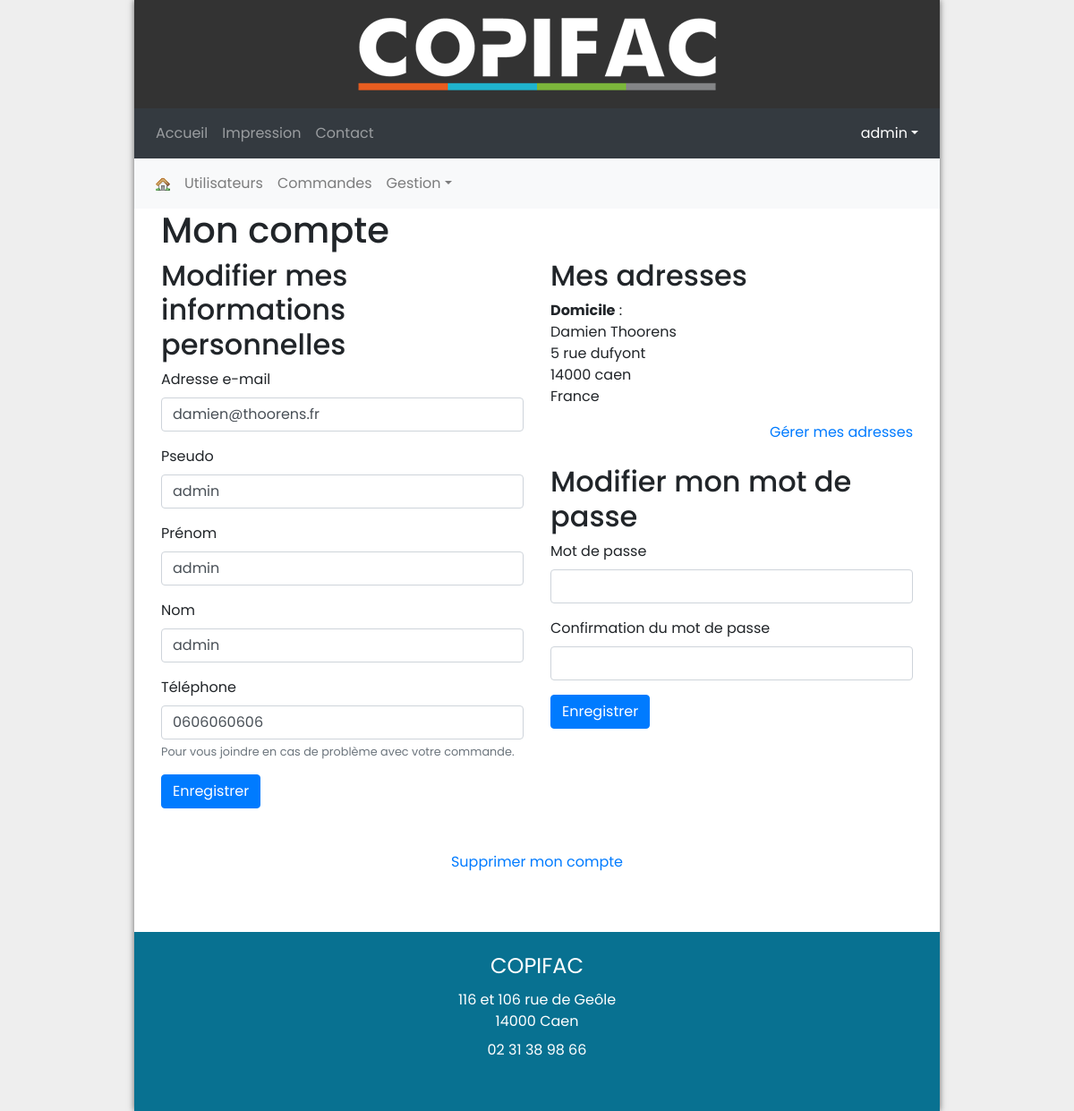
Screenshot of /index.php?action=account (signed in) with the database file from the repository.
### tables this page shows
CREATE TABLE `address` (
  `id_address` smallint(5) UNSIGNED NOT NULL,
  `id_user` smallint(5) UNSIGNED NOT NULL,
  `addr_label` varchar(150) NOT NULL DEFAULT '',
  `addr_name` varchar(250) NOT NULL DEFAULT '',
  `address` varchar(255) NOT NULL DEFAULT '',
  `address2` varchar(255) NOT NULL DEFAULT '',
  `zip_code` varchar(10) NOT NULL DEFAULT '',
  `city` varchar(50) NOT NULL DEFAULT '',
  `id_country` tinyint(3) UNSIGNED NOT NULL
);

CREATE TABLE `country` (
  `id_country` tinyint(3) UNSIGNED NOT NULL,
  `name` varchar(50) NOT NULL DEFAULT '',
  `code` char(2) NOT NULL DEFAULT ''
);

### controllers/accountController.php (called while the page is built, shortened)
<?php
require_once _ROOT_DIR_ . '/models/dao/DbConnection.class.php';
function getUserAddresses() {
	$stmt = DbConnection::getConnection('administrateur')->prepare('
		SELECT a.*, c.name AS country_name
		FROM address AS a
		LEFT JOIN country AS c
		ON a.id_country = c.id_country
		WHERE a.id_user = :id
	');
	$stmt->bindParam(':id', $_SESSION['user']['id_user'], PDO::PARAM_INT);
	$stmt->execute();
	$result = $stmt->fetchAll(PDO::FETCH_ASSOC);
	return $result;
}
$firstname = $_SESSION['user']['first_name'];
$lastname = $_SESSION['user']['last_name'];
$email = $_SESSION['user']['email'];
$phone = $_SESSION['user']['phone'];
$pseudo = $_SESSION['user']['pseudo'];
$password = '';

### models/dao/DbConnection.class.php (called while the page is built)
<?php
class DbConnection
{
    private static $connection;
    private static function connect(string $user_type)
    {
        $tParam = parse_ini_file($_SERVER['DOCUMENT_ROOT'] . '/config/paramDB.ini', true);
        extract($tParam[$user_type]);
        $dsn = "mysql:host=" . $host . "; port=" . $port . "; dbname=" . $bdd . "; charset=utf8";
        try {
            self::$connection = new PDO(
                $dsn,
                $user,
                $password,
                array(PDO::ATTR_ERRMODE => PDO::ERRMODE_EXCEPTION)
            );
        } catch (Exception $e) {
            die('<h4 style="color:#FF0000"; >Erreur de connexion ! </h4>');
        }
        return self::$connection;
    }
    public static function disconnect()
    {
        self::$connection = null;
    }
    public static function getConnection(string $user_type)
    {
        if (self::$connection != null) {
            return self::$connection;
        } else {
            return self::connect($user_type);
        }
    }
}

### views/account.php (the view, shortened to what this page needs)
<?php
require_once 'controllers/accountController.php';
$addresses = getUserAddresses();
require_once 'views/head.php';
?>
<div class="row">
	<div class="col-12">
		<h1>Mon compte</h1>
	</div>
</div>
<div class="row">
	<div class="col-sm-6">
		<h2>Modifier mes informations personnelles</h2>
		<form action="" method="post">
			<div class="form-group">
				<label for="email">Adresse e-mail</label>
				<input type="email" id="email" name="email" class="form-control" value="<?php echo htmlentities($email, ENT_QUOTES); ?>" required="required" pattern="[a-zA-Z0-9](\w\.?)*[a-zA-Z0-9]@[a-zA-Z0-9]+\.[a-zA-Z]{2,6}">
			</div>
			<div class="form-group">
				<label for="pseudo">Pseudo</label>
				<input type="text" id="pseudo" name="pseudo" class="form-control" value="<?php echo htmlentities($pseudo, ENT_QUOTES); ?>" required="required">
			</div>
			<div class="form-group">
				<label for="firstname">Prénom</label>
				<input type="text" id="firstname" name="firstname" class="form-control" value="<?php echo htmlentities($firstname, ENT_QUOTES); ?>" required="required">
			</div>
			<div class="form-group">
				<label for="lastname">Nom</label>
				<input type="text" id="lastname" name="lastname" class="form-control" value="<?php echo htmlentities($lastname, ENT_QUOTES); ?>" required="required">
			</div>
			<div class="form-group">
				<label for="phone">Téléphone</label>
				<input type="text" id="phone" name="phone" class="form-control" value="<?php echo htmlentities($phone, ENT_QUOTES); ?>" aria-describedby="phoneHelp">
				<small id="phoneHelp" class="form-text text-muted">Pour vous joindre en cas de problème avec votre commande.</small>
			</div>
			<button type="submit" name="user-info-btn" class="btn btn-primary">Enregistrer</button>
		</form>
	</div>
	<div class="col-sm-6">
		<h2>Mes adresses</h2>
<?php if (empty($addresses)): ?>
		<p>Aucune adresse</p>
<?php else: ?>
	<?php foreach ($addresses as $addr): ?>
		<p>
			<strong><?php echo $addr['addr_label']; ?></strong>&nbsp;:<br>
			<?php echo $addr['addr_name']; ?><br>
			<?php echo $addr['address']; ?><br>
			<?php echo $addr['zip_code']; ?> <?php echo $addr['city']; ?><br>
			<?php echo $addr['country_name']; ?><br>
		</p>
	<?php endforeach; ?>
<?php endif; ?>
		<div class="text-right mb-4"><a href="/index.php?action=accountAddresses">Gérer mes adresses</a></div>
		<h2>Modifier mon mot de passe</h2>
		<form action="" method="post">
			<div class="form-group">
				<label for="password">Mot de passe</label>
				<input type="password" id="password" name="password" class="form-control" value="" required="required">
			</div>
			<div class="form-group">
				<label for="passwordC">Confirmation du mot de passe</label>
				<input type="password" id="passwordC" name="passwordConf" class="form-control" value="" required="required">
			</div>
			<button type="submit" name="user-password-btn" class="btn btn-primary">Enregistrer</button>
		</form>
	</div>
</div>
<div class="row">
	<div class="col-12">
		<p class="text-center mt-5"><a id="delete-account-link" href="#">Supprimer mon compte</a></p>
	</div>
</div>
<?php
require_once 'views/footer.php';

### public/css/style.css (style rules this page uses)
* { box-sizing: border-box; }
body { background: #eee; font-size: 100%; font-family: 'Poppins', Arial, Helvetica, sans-serif; }
label { cursor: pointer; }

### rows the page displays
address: addr_label "Domicile", addr_name "Damien Thoorens", address "5 rue dufyont", zip_code "14000", city "caen", id_country.name "France"

### other values shown
$menuItem['name'] "Accueil"
$menuItem['name'] "Impression"
$menuItem['name'] "Contact"
$_SESSION['user']['pseudo'] "admin"
$menuItem['name'] "Utilisateurs"
$menuItem['name'] "Commandes"
$menuItem['name'] "Gestion"
